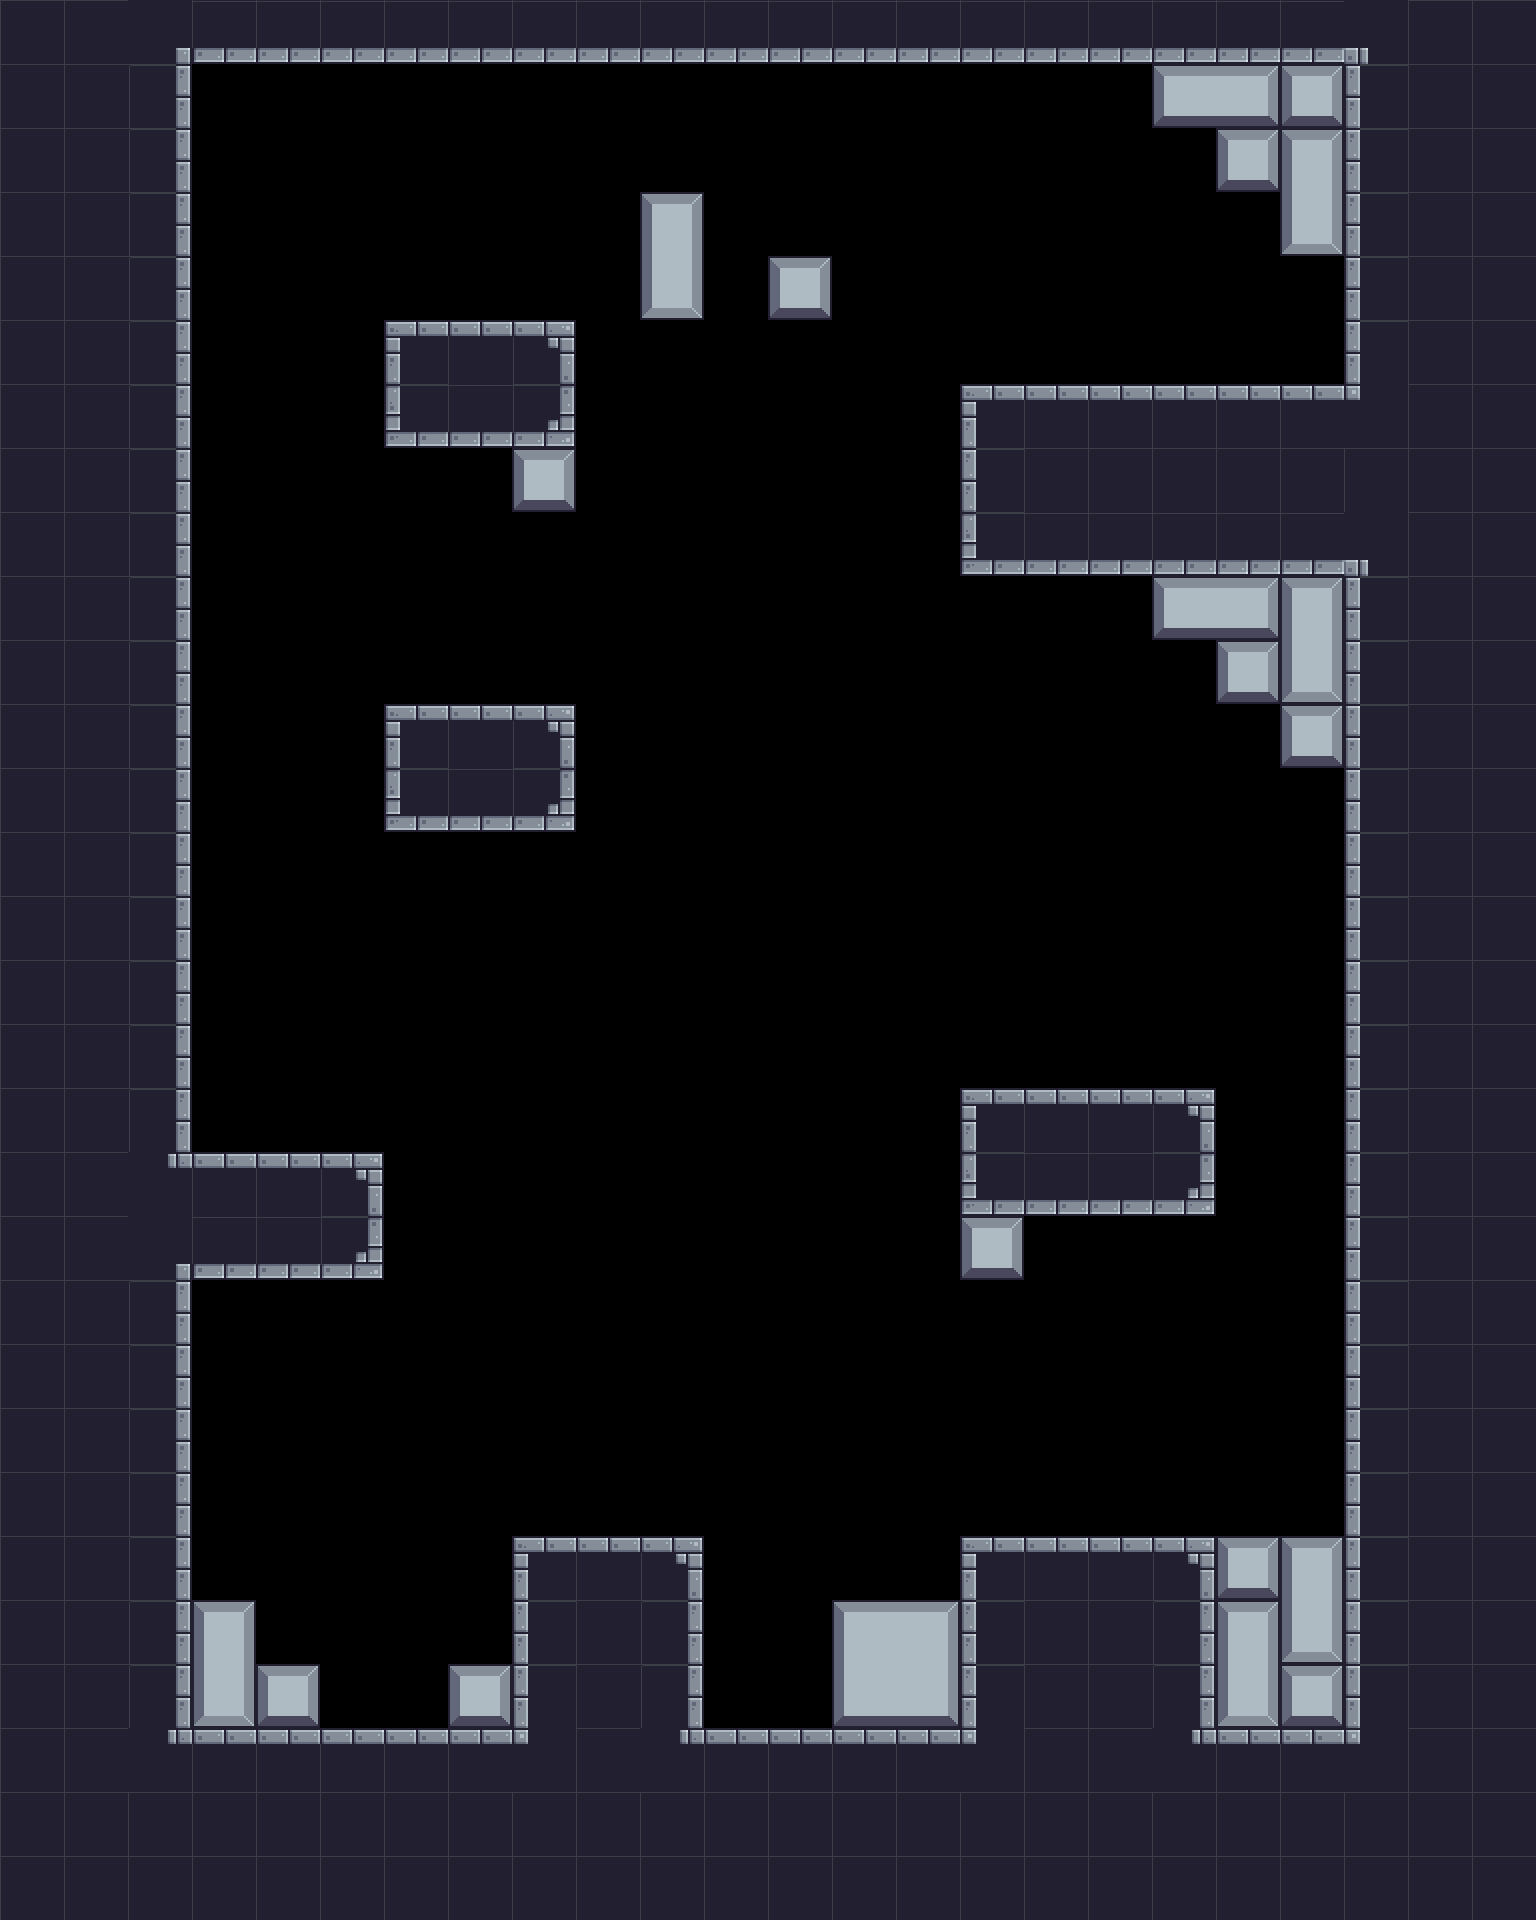

A level layout from a 2D game, rendered from its tile map. Below: a short description, then the map file with tile-grid data replaced by summaries:
An orthogonal 24x30 tile map with 64x64 px tiles, 4 tile layers (BG, Terrain, Platforms, FG), 8 tilesets and 86 objects (51x silver, 13x saw, 5x floor_spike, 3x mover, 3x spider, ...).

<map version="1.10" tiledversion="1.11.2" orientation="orthogonal" renderorder="right-down" width="24" height="30" tilewidth="64" tileheight="64" infinite="0" nextlayerid="14" nextobjectid="210">
 <tileset firstgid="1" source="../tilesets/outside.tsx" />
 <tileset firstgid="49" source="../tilesets/items.tsx" />
 <tileset firstgid="54" source="../tilesets/inside.tsx" />
 <tileset firstgid="150" source="../tilesets/extra.tsx" />
 <tileset firstgid="216" source="../tilesets/objects.tsx" />
 <tileset firstgid="244" source="../tilesets/platforms.tsx" />
 <tileset firstgid="252" source="../tilesets/enemies.tsx" />
 <tileset firstgid="252" source="../tilesets/grass.tsx" />
 <layer id="9" name="BG" width="24" height="30">
  <data>[720 cells, 0 non-empty, 0 distinct tile ids]</data>
 </layer>
 <objectgroup id="12" name="BG details" class="window" />
 <layer id="1" name="Terrain" width="24" height="30">
  <data>[720 cells, 348 non-empty, 22 distinct tile ids]</data>
 </layer>
 <layer id="5" name="Platforms" width="24" height="30">
  <data>[720 cells, 0 non-empty, 0 distinct tile ids]</data>
 </layer>
 <layer id="10" name="FG" width="24" height="30">
  <data>[720 cells, 0 non-empty, 0 distinct tile ids]</data>
 </layer>
 <objectgroup id="4" name="Objects">
  <object id="4" name="flag" gid="219" x="1184" y="384" width="68" height="186" />
  <object id="15" name="player" gid="223" x="189" y="1263" width="74" height="56" />
  <object id="88" name="saw" x="448" y="1216" width="64" height="64">
   <properties>
    <property name="speed" type="int" value="0" />
   </properties>
  </object>
  <object id="89" name="saw" x="576" y="1152" width="64" height="64">
   <properties>
    <property name="speed" type="int" value="0" />
   </properties>
  </object>
  <object id="90" name="saw" x="704" y="1216" width="64" height="64">
   <properties>
    <property name="speed" type="int" value="0" />
   </properties>
  </object>
  <object id="91" name="saw" x="832" y="1152" width="64" height="64">
   <properties>
    <property name="speed" type="int" value="0" />
   </properties>
  </object>
  <object id="134" name="saw" x="352" y="352" width="64" height="64">
   <properties>
    <property name="speed" type="int" value="0" />
   </properties>
  </object>
  <object id="135" name="saw" x="352" y="736" width="64" height="64">
   <properties>
    <property name="speed" type="int" value="0" />
   </properties>
  </object>
  <object id="140" name="saw" x="896" y="512" width="64" height="64">
   <properties>
    <property name="speed" type="int" value="0" />
   </properties>
  </object>
  <object id="141" name="saw" x="832" y="448" width="64" height="64">
   <properties>
    <property name="speed" type="int" value="0" />
   </properties>
  </object>
  <object id="142" name="saw" x="704" y="448" width="64" height="64">
   <properties>
    <property name="speed" type="int" value="0" />
   </properties>
  </object>
  <object id="143" name="saw" x="576" y="448" width="64" height="64">
   <properties>
    <property name="speed" type="int" value="0" />
   </properties>
  </object>
  <object id="178" name="saw" x="640" y="512" width="64" height="64">
   <properties>
    <property name="speed" type="int" value="0" />
   </properties>
  </object>
  <object id="179" name="saw" x="768" y="512" width="64" height="64">
   <properties>
    <property name="speed" type="int" value="0" />
   </properties>
  </object>
  <object id="189" name="floor_spike" gid="1073742050" x="960" y="640" width="64" height="64">
   <properties>
    <property name="inverted" type="bool" value="true" />
   </properties>
  </object>
  <object id="190" name="floor_spike" gid="1073742050" x="1024" y="640" width="64" height="64">
   <properties>
    <property name="inverted" type="bool" value="true" />
   </properties>
  </object>
  <object id="191" name="floor_spike" gid="1073742050" x="1088" y="640" width="64" height="64">
   <properties>
    <property name="inverted" type="bool" value="true" />
   </properties>
  </object>
  <object id="192" name="floor_spike" gid="1073742050" x="512" y="576" width="64" height="64">
   <properties>
    <property name="inverted" type="bool" value="true" />
   </properties>
  </object>
  <object id="193" name="floor_spike" gid="1073742050" x="640" y="384" width="64" height="64">
   <properties>
    <property name="inverted" type="bool" value="true" />
   </properties>
  </object>
 </objectgroup>
 <objectgroup id="13" name="Moving Objects">
  <object id="81" name="spike" gid="227" x="576" y="1536" width="54" height="54">
   <properties>
    <property name="end_angle" type="int" value="360" />
    <property name="platform" type="bool" value="false" />
    <property name="radius" type="int" value="100" />
    <property name="speed" type="int" value="50" />
    <property name="start_angle" type="int" value="180" />
   </properties>
  </object>
  <object id="87" name="mover" x="384" y="1088" width="512" height="10">
   <properties>
    <property name="flip" type="bool" value="false" />
    <property name="platform" type="bool" value="true" />
    <property name="speed" type="int" value="60" />
   </properties>
  </object>
  <object id="133" name="saw" x="187" y="320" width="10" height="512">
   <properties>
    <property name="flip" type="bool" value="false" />
    <property name="platform" type="bool" value="false" />
    <property name="speed" type="int" value="100" />
   </properties>
  </object>
  <object id="137" name="spike" gid="227" x="192" y="128" width="54" height="54">
   <properties>
    <property name="end_angle" type="int" value="90" />
    <property name="platform" type="bool" value="false" />
    <property name="radius" type="int" value="100" />
    <property name="speed" type="int" value="50" />
    <property name="start_angle" type="int" value="0" />
   </properties>
  </object>
  <object id="139" name="mover" x="1024" y="704" width="10" height="320">
   <properties>
    <property name="flip" type="bool" value="false" />
    <property name="platform" type="bool" value="true" />
    <property name="speed" type="int" value="100" />
   </properties>
  </object>
  <object id="203" name="mover" x="283" y="166" width="10" height="935">
   <properties>
    <property name="flip" type="bool" value="false" />
    <property name="platform" type="bool" value="true" />
    <property name="speed" type="int" value="100" />
   </properties>
  </object>
 </objectgroup>
 <objectgroup id="7" name="Items">
  <object id="114" name="silver" gid="52" x="448" y="1408" width="64" height="64" />
  <object id="115" name="silver" gid="52" x="384" y="1344" width="64" height="64" />
  <object id="116" name="silver" gid="52" x="320" y="1472" width="64" height="64" />
  <object id="117" name="silver" gid="52" x="448" y="1536" width="64" height="64" />
  <object id="118" name="silver" gid="52" x="384" y="1472" width="64" height="64" />
  <object id="119" name="silver" gid="52" x="384" y="1600" width="64" height="64" />
  <object id="120" name="silver" gid="52" x="448" y="1472" width="64" height="64" />
  <object id="121" name="silver" gid="52" x="256" y="1472" width="64" height="64" />
  <object id="122" name="gold" gid="50" x="512" y="1472" width="64" height="64" />
  <object id="124" name="silver" gid="52" x="808" y="1347" width="64" height="64" />
  <object id="125" name="silver" gid="52" x="808" y="1411" width="64" height="64" />
  <object id="126" name="silver" gid="52" x="805" y="1470" width="64" height="64" />
  <object id="127" name="silver" gid="52" x="744" y="1411" width="64" height="64" />
  </objectgroup>
 <objectgroup id="6" name="Enemies">
  <!-- 3 objects omitted --></objectgroup>
 <objectgroup id="2" name="Water" />
 <objectgroup id="8" name="Data">
  <!-- 1 objects omitted --></objectgroup>
</map>
<!-- 48 of 86 objects omitted -->
